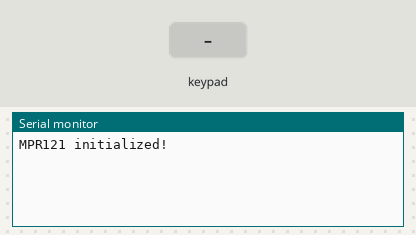
The sketch below on a simulated Arduino Uno, built with avr-gcc and run on an emulated ATmega328P. Parts: the last lines printed to the serial monitor. The test bench sets the inputs (shaded band).

Above: at 1.2 s.
1.3 s: key '0' pressed
At 1.9 s:
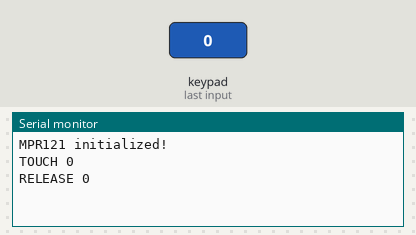
2.9 s: keypad keys 1 2 pressed 0.4 s apart
At 3.07 s:
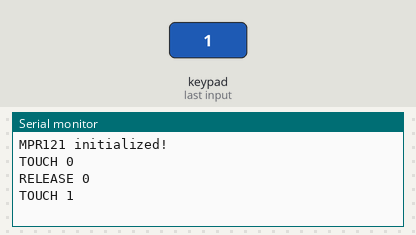
5.2 s: key '5' pressed
At 5.8 s:
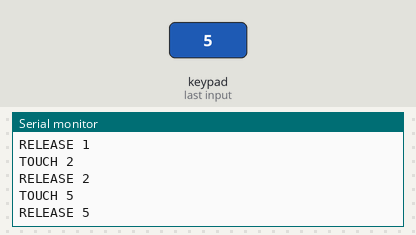
6.7 s: keypad keys 1 2 A pressed 0.4 s apart
At 8.6 s:
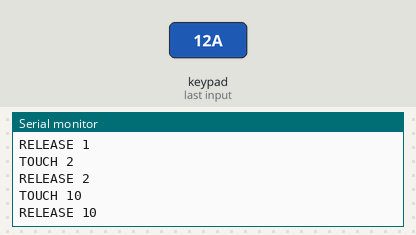
Timing chart, 0 to 10.1 s (numbered marks = the images above; inputs shaded):
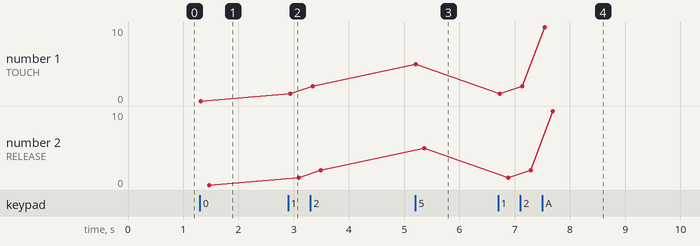

The sketch:

MPR121test_withsound.ino
```cpp
#include <Wire.h>
#include "Adafruit_MPR121.h"

#ifndef _BV
#define _BV(bit) (1 << (bit))
#endif

Adafruit_MPR121 cap = Adafruit_MPR121();

uint16_t lasttouched = 0;
uint16_t currtouched = 0;

void setup() {
  Serial.begin(9600);

  while (!Serial) {
    delay(10); // Wait for serial to initialize
  }

  if (!cap.begin(0x5A)) {
    Serial.println("MPR121 not found, check wiring?");
    while (1);
  }
  Serial.println("MPR121 initialized!");
}

void loop() {
  currtouched = cap.touched();

  for (uint8_t i = 0; i < 12; i++) {
    if ((currtouched & _BV(i)) && !(lasttouched & _BV(i))) {
      Serial.print("TOUCH "); // Send "TOUCH" followed by the pin number
      Serial.println(i);
    }
    if (!(currtouched & _BV(i)) && (lasttouched & _BV(i))) {
      Serial.print("RELEASE "); // Send "RELEASE" followed by the pin number
      Serial.println(i);
    }
  }

  lasttouched = currtouched;

  delay(50);
}
```

Measured:
- after the input at 1.3 s, the serial monitor: prints a new line at once (image 1)
- after the input at 2.9 s, the serial monitor: prints a new line at once (image 2)
- after the input at 5.2 s, the serial monitor: prints a new line at once (image 3)
- after the input at 6.7 s, the serial monitor: prints a new line at once (image 4)
- plotted number 1: 0 → 2 after the input at 2.9 s, 2 → 5 after the input at 5.2 s, 5 → 10 after the input at 6.7 s
- plotted number 2: 0 → 2 after the input at 2.9 s, 2 → 5 after the input at 5.2 s, 5 → 10 after the input at 6.7 s
